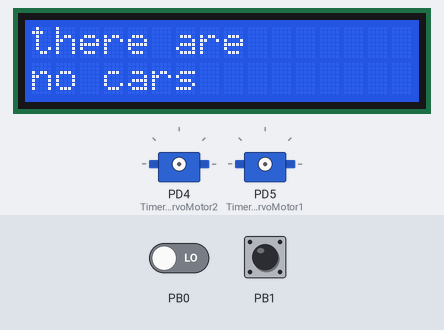
A program run on a simulated ATmega32, built with avr-gcc and emulated at 8 MHz. On the bench: 16×2 character LCD, 2 × servo. Wiring (inferred from the names in the program): character LCD (HD44780): RS PA1; R/W PA2; E PA0; data PA4, PA5, PA6, PA7. Inputs (shaded band) come from the test bench; at power-on: PB1 LOW, PB0 LOW. Servo pulses on a pin are drawn as a servo (544–2400 µs = 0–180°).

Above: at 3.6 s.
3.7 s: PB1 driven HIGH
At 7.1 s:
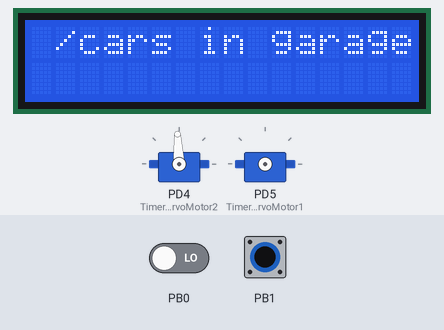
7.8 s: PB0 driven HIGH and PB1 driven LOW
At 9.9 s:
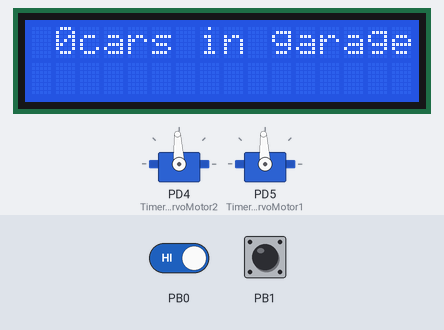
10.5 s: PB0 driven LOW
At 11.5 s:
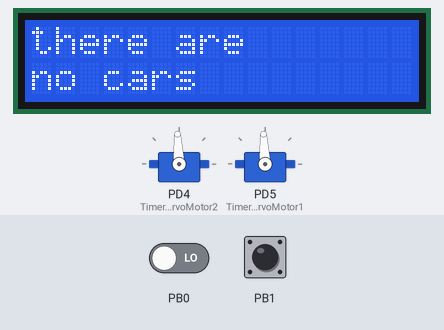
14.8 s: PB1 driven HIGH
At 16.3 s:
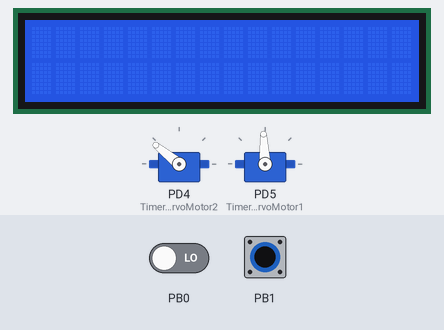
18.0 s: PB1 pulsed LOW 2 times (0.12 s each, 0.3 s apart)
At 19.4 s:
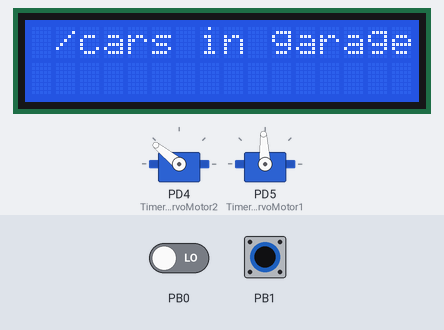
Timing chart, 0 to 21.1 s (numbered marks = the images above; inputs shaded):
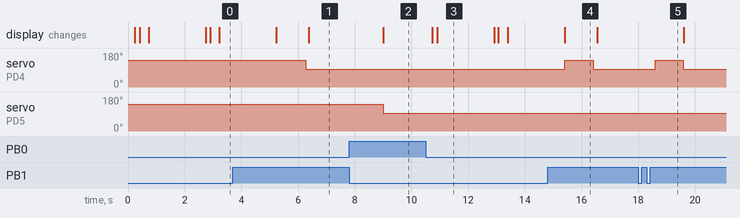

Measured:
- after the input at 3.7 s, servo on PD4 (Timer1_FastPWM_servoMotor2): 141° → 93° after 2.6 s
- after the input at 7.8 s, servo on PD5 (Timer1_FastPWM_servoMotor1): 141° → 93° after 1.2 s; the display: changes after 1.2 s (image 2)
- after the input at 10.5 s, the display: first changes after 0.24 s (image 3 shows a later state)
- after the input at 14.8 s, servo on PD4 (Timer1_FastPWM_servoMotor2): 93° → 141° after 0.62 s, → 93° 1.0 s later
- after the input at 18.0 s, servo on PD4 (Timer1_FastPWM_servoMotor2): 93° → 141° after 0.60 s, → 93° 1.0 s later
- what the display in image 3 shows lasts 2.0 s, from 10.9 s to 12.9 s
- what the display in image 4 shows lasts 1.2 s, from 15.4 s to 16.6 s

The program:

Garage_system.c
```c
/*
 * Garage_system.c
 *
 * Created: 8/24/2024 3:38:50 PM
 *  Author: Omar Mahfouz
 */


#include <avr/io.h>
#include "LCD.h"
#include "STD_MACROS.h"
#include "Motor_driver.h"
#define F_CPU 8000000UL
#include <util/delay.h>
int main(void)
{
	char flag=0,counter=0;
	LCD_init();
	/*input pins for IR sensor*/
	CLR_BIT(DDRB,1);
	CLR_BIT(DDRB,0);
    while(1)
    {

		do
		{
					LCD_move_cursor(1,2);
					LCD_vsend_char(counter+48);
					LCD_send_string("cars in garage");
					if (counter==3)
					{
							LCD_clearscreen();
							LCD_send_string("garage is full");
							_delay_ms(2000);
							LCD_clearscreen();
					}

						if ((READ_BIT(PINB,0)==1) && flag==0)
						 {
							counter++;
							Servo_motorAngle1(180);
							_delay_ms(1000);
							Servo_motorAngle1(90);
							flag=1;
						 }
						if (READ_BIT(PINB,0)==0)
						{
							flag=0;
						}

		}while(flag==1);
		do
		{
			LCD_move_cursor(1,2);
			LCD_vsend_char(counter+48);
			LCD_send_string("cars in garage");
			if (counter==0 )
			{
				LCD_clearscreen();
				LCD_send_string("there are");
				LCD_move_cursor(2,1);
				LCD_send_string("no cars");
				_delay_ms(2000);
				LCD_clearscreen();
			}


			 if ((READ_BIT(PINB,1)==1) && flag==0)
			 {
				 counter--;
				 Servo_motorAngle2(180);
				 _delay_ms(1000);
				 Servo_motorAngle2(90);
				 flag=1;
			 }
			 if (READ_BIT(PINB,1)==0)
			 {
				 flag=0;
			 }

		} while (flag==1);
    }
}
```

STD_MACROS.h
```c
#define register_size	8
#define SET_BIT(reg,bit)	reg|=(1<<bit)
#define CLR_BIT(reg,bit)	reg&=(~(1<<bit))
#define TOG_BIT(reg,bit)	reg^=(1<<bit)
#define READ_BIT(reg,bit)	((reg&(1<<bit))>>bit)
```

LCD_DRIVER.c
```c
/*
 * LCD_DRIVER.c
 *
 * Created: 7/24/2024 12:32:55 PM
 *  Author: Omar Mahfouz
 */

#define four_bit_mode
#define CURSOR_DISPLAY 0x0c
#include "LCD.h"
#define F_CPU	8000000UL
#include <util/delay.h>
void LCD_vsend_char(char data)
{
	#if defined	eight_bit_mode
{
	DIO_write_port(PORT_DATA,data);
	DIO_WRITE(PORT_CONTROL,RS,1);
	enable();
}
	#elif defined four_bit_mode
	{


	DIO_write_High_nipple(PORT_DATA,data>>4);
	DIO_WRITE(PORT_CONTROL,RS,1);
	enable();
	DIO_write_High_nipple(PORT_DATA,data);
	DIO_WRITE(PORT_CONTROL,RS,1);
	enable();
	}
	#endif
	_delay_ms(1);
}
void LCD_vsend_cmd(char cmd)
{
	#if defined	eight_bit_mode
{
	DIO_write_port(PORT_DATA,cmd);
	DIO_WRITE(PORT_CONTROL,RS,0);
	enable();
}
	#elif defined four_bit_mode
	{
	DIO_write_High_nipple(PORT_DATA,cmd>>4);
	DIO_WRITE(PORT_CONTROL,RS,0);
	enable();
	DIO_write_High_nipple(PORT_DATA,cmd);
	DIO_WRITE(PORT_CONTROL,RS,0);
	enable();
	}
	#endif
	_delay_ms(1);
}
void LCD_init(void)
{
	_delay_ms(200);
	#if defined eight_bit_mode
	{


	DIO_SETPORT_DIR(PORT_DATA,0xff);
	DIO_SETPIN_DIR(PORT_CONTROL,EN,1);
	DIO_SETPIN_DIR(PORT_CONTROL,RS,1);
	DIO_SETPIN_DIR(PORT_CONTROL,RW,1);
	DIO_WRITE(PORT_CONTROL,RW,0);
	LCD_vsend_cmd(EIGHT_BITS);
	_delay_ms(1);
	LCD_vsend_cmd(CURSOR_DISPLAY);
	_delay_ms(1);
	LCD_vsend_cmd(CLR_SCREEN);
	_delay_ms(10);
	LCD_vsend_cmd(ENTRY_MODE);
	_delay_ms(1);
	}
#elif defined four_bit_mode
{
	DIO_SET_high_nipple(PORT_DATA);
	DIO_SETPIN_DIR(PORT_CONTROL,EN,1);
	DIO_SETPIN_DIR(PORT_CONTROL,RS,1);
	DIO_SETPIN_DIR(PORT_CONTROL,RW,1);
	DIO_WRITE(PORT_CONTROL,RW,0);
	LCD_vsend_cmd(RETURN_HOME);
	_delay_ms(10);
	LCD_vsend_cmd(FOUR_BITS);
	_delay_ms(1);
	LCD_vsend_cmd(CURSOR_DISPLAY);
	_delay_ms(1);
	LCD_vsend_cmd(CLR_SCREEN);
	_delay_ms(10);
	LCD_vsend_cmd(ENTRY_MODE);
	_delay_ms(1);
}
	#endif

}
void LCD_move_cursor(char row,char col)
{
	char cmd;
	if (row<1 || row>2 || col<1 || col>16)
	{
		cmd=0x80;
	}
	else if(row==1)
	{
		cmd=0x80+col-1;
	}
	else
	{
		cmd=0xc0+col-1;
	}
	LCD_vsend_cmd(cmd);
}
void LCD_clearscreen(void)
{
	LCD_vsend_cmd(CLR_SCREEN);
	_delay_ms(10);
}
void LCD_send_string(char *ptr)
{
	while(*ptr != 0)
	{
		LCD_vsend_char(*ptr);
		ptr++;
	}
}
void  enable(void)
{
	DIO_WRITE(PORT_CONTROL,EN,1);
	_delay_ms(2);
	DIO_WRITE(PORT_CONTROL,EN,0);
	_delay_ms(2);

}
```

LCD.h
```c
/*
 * LCD.h
 *
 * Created: 7/24/2024 12:33:09 PM
 *  Author: PC
 */


#ifndef LCD_H_
#define LCD_H_

#define CLR_SCREEN	0x01
//#define CURSOR_DISPLAY 0x0E
#define RETURN_HOME 0x02
#define ENTRY_MODE 0x06
#define FOUR_BITS	0x28
#define EIGHT_BITS	0x38
#define EN	0
#define RS	1
#define RW	2
#define PORT_DATA	'A'
#define PORT_CONTROL 'A'
void LCD_vsend_char(char data);
void LCD_vsend_cmd(char cmd);
void LCD_init(void);
void LCD_move_cursor(char row,char col);
void LCD_clearscreen(void);
void LCD_clearscreen(void);
void LCD_send_string(char *ptr);
void enable(void);


#endif /* LCD_H_ */
```

Motor_driver.c
```c
/*
 * Motor_driver.c
 *
 * Created: 8/16/2024 8:10:39 PM
 *  Author: Omar Mahfouz
 */

#include "Timer_driver.h"
/*set PB3 pin as output*/
#define enable 3
void Motor_ControlSpeed(unsigned char val)
{
	Timer0_Motor_PWMsignal(val);
}
void Servo_motorAngle1(double val)
{

	Timer1_FastPWM_servoMotor1(val);

}
void Servo_motorAngle2(double val)
{

	Timer1_FastPWM_servoMotor2(val);

}
```

Motor_driver.h
```c
/*
 * Motor_driver.h
 *
 * Created: 8/16/2024 8:10:53 PM
 *  Author: Omar Mahfouz
 */


#ifndef MOTOR_DRIVER_H_
#define MOTOR_DRIVER_H_

void Motor_ControlSpeed(unsigned char val);
void Servo_motorAngle1(double val);
void Servo_motorAngle2(double val);

#endif /* MOTOR_DRIVER_H_ */
```

Timer_driver.c
```c
/*
 * Timer_driver.c
 *
 * Created: 8/8/2024 2:16:08 PM
 *  Author:Omar Mahfouz
 */
#include "STD_MACROS.h"
#include <avr/interrupt.h>
void Timer0_normal_Vinit(void)
{
	/*CLR WGM00 WGM01 bits in TccR0 to be in normal mode*/
	CLR_BIT(TCCR0,WGM00);
	CLR_BIT(TCCR0,WGM01);

	/*set timer clock prescaler 1024 101*/
	SET_BIT(TCCR0,CS00);
	CLR_BIT(TCCR0,CS01);
	//SET_BIT(TCCR0,CS02);

	/*TCNT0 value for 10ms we need 256-n(79)*/


	sei();
	SET_BIT(TIMSK,TOIE0);
}
void timer0_ctc_Vinit(void)
{
	/*set  WGM01 bits in TccR0 to be in ctc mode*/
	SET_BIT(TCCR0,WGM01);
	/*set timer clock prescaler 1024 101*/
	SET_BIT(TCCR0,CS00);
	SET_BIT(TCCR0,CS02);
	CLR_BIT(TCCR0,CS01);

	/*OCR0 value for 10ms */
	OCR0=79;

	sei();
	SET_BIT(TIMSK,OCF0);

}

void Timer0_wave_nonpwm(void)
{

	/*set  WGM01 bits in TccR0 to be in ctc mode*/
	SET_BIT(TCCR0,WGM01);
	/*set bit 3 as output pin*/
	 SET_BIT(DDRB,3);
	 /*OCR0 value for 10ms */
	 OCR0=64;
	 /*set timer clock prescaler 1024 101*/
	 SET_BIT(TCCR0,CS00);
	 CLR_BIT(TCCR0,CS01);
	 SET_BIT(TCCR0,CS02);
    /*set toggle to pin oc0*/
	SET_BIT(TCCR0,COM00);
}
void Timer0_wave_fastpwm(void)
{
	/*SEt WGM00 WGM01 to be in fast pwm mode*/
	SET_BIT(TCCR0,WGM00);
	SET_BIT(TCCR0,WGM01);
	/*set PB3 as out put*/
	SET_BIT(DDRB,3);
	/*set OCR0 value*/
	OCR0=64;
	/*set clock prescaler 1024*/
	SET_BIT(TCCR0,CS00);
	CLR_BIT(TCCR0,CS01);
	SET_BIT(TCCR0,CS02);
	/*SET COM0:1*/
	SET_BIT(TCCR0,COM00);
	SET_BIT(TCCR0,COM01);
}

void Timer0_wave_phasecorrect(void)
{
	/*SEt WGM00 WGM01 to be in fast pwm mode*/
	SET_BIT(TCCR0,WGM00);
	CLR_BIT(TCCR0,WGM01);
	/*set PB3 as out put*/
	SET_BIT(DDRB,3);
	/*set OCR0 value*/
	OCR0=64;
	/*set clock prescaler 1024*/
	SET_BIT(TCCR0,CS00);
	CLR_BIT(TCCR0,CS01);
	SET_BIT(TCCR0,CS02);
	/*SET COM0:1*/
	CLR_BIT(TCCR0,COM00);
	SET_BIT(TCCR0,COM01);
}

void Timer0_Motor_PWMsignal(unsigned char val)
{
	/*SEt WGM00 WGM01 to be in fast pwm mode*/
	SET_BIT(TCCR0,WGM00);
	SET_BIT(TCCR0,WGM01);
	/*set PB3 as out put*/
	SET_BIT(DDRB,3);
	/*set OCR0 value*/
	OCR0=val;
	/*set clock prescaler 1024*/
	SET_BIT(TCCR0,CS00);
	CLR_BIT(TCCR0,CS01);
	SET_BIT(TCCR0,CS02);
	/*SET COM0:1 clear OC0 on comapre match*/
	CLR_BIT(TCCR0,COM00);
	SET_BIT(TCCR0,COM01);
}
void Timer1_FastPWM_servoMotor1(double val)
{
	double time;
	/*set WGM11 WGM12 WGM13*/
	SET_BIT(TCCR1A,WGM11);
	SET_BIT(TCCR1B,WGM12);
	SET_BIT(TCCR1B,WGM13);
	/*set OCR1A output*/
	SET_BIT(DDRD,5);
	ICR1=19999;
	if (val<=90)
	{
		time=(0.5/90);
		OCR1A=((time*val)+1)*1000-1;
	}
	else
	{
		val-=90;
		time=(0.5/90);
		OCR1A=((time*val)+1.5)*1000-1;
	}

	/*set clock prescaler 8*/
	SET_BIT(TCCR1B,CS11);
	/*SET COM0:1*/
	SET_BIT(TCCR1A,COM1A1);

}
void Timer1_FastPWM_servoMotor2(double val)
{
	double time;
	/*set WGM11 WGM12 WGM13*/
	SET_BIT(TCCR1A,WGM11);
	SET_BIT(TCCR1B,WGM12);
	SET_BIT(TCCR1B,WGM13);
	/*set OCR1A output*/
	SET_BIT(DDRD,4);
	ICR1=19999;
	if (val<=90)
	{
		time=(0.5/90);
		OCR1B=((time*val)+1)*1000-1;
	}
	else
	{
		val-=90;
		time=(0.5/90);
		OCR1B=((time*val)+1.5)*1000-1;
	}

	/*set clock prescaler 8*/
	SET_BIT(TCCR1B,CS11);
	/*SET COM0:1*/
	SET_BIT(TCCR1A,COM1B1);

}
```

Timer_driver.h
```c
/*
 * Timer_driver.h
 *
 * Created: 8/8/2024 2:16:27 PM
 *  Author: Omar Mahfouz
 */


#ifndef TIMER_DRIVER_H_
#define TIMER_DRIVER_H_
void Timer1_FastPWM_servoMotor1(double val);
void Timer1_FastPWM_servoMotor2(double val);
void Timer0_Motor_PWMsignal(unsigned char val);
void Timer0_normal_Vinit(void);
void Timer0_wave_nonpwm(void);
void timer0_ctc_Vinit(void);
#endif /* TIMER_DRIVER_H_ */
```

DIO.c
```c
/*
 * CFile1.c
 *
 * Created: 6/17/2024 6:18:32 PM
 *  Author: omar mahfouz
 */
#include <avr/io.h>
#include "STD_MACROS.h"
void DIO_SETPIN_DIR(char port,char pin , char dir)
{
	switch (port)
{
	case 'A':
	case 'a':
	if (dir==1)
	{
		SET_BIT(DDRA,pin);
	}
	else
	{
		CLR_BIT(DDRA,pin);
	}
	break;
	case 'B':
	case 'b':
	if (dir==1)
	{
		SET_BIT(DDRB,pin);
	}
	else
	{
		CLR_BIT(DDRB,pin);
	}
	break;
	case 'C':
	case 'c':
	if (dir==1)
	{
		SET_BIT(DDRC,pin);
	}
	else
	{
		CLR_BIT(DDRC,pin);
	}
	break;
	case 'D':
	case 'd':
	if (dir==1)
	{
		SET_BIT(DDRD,pin);
	}
	else
	{
		CLR_BIT(DDRD,pin);
	}
	break;
	default:break;
}
}
void DIO_WRITE(char port,char pin , char val)
{
	switch (port)
	{
	case 'A':
	case 'a':
	if (val==1)
	{
		SET_BIT(PORTA,pin);
	}
	else
	{
		CLR_BIT(PORTA,pin);
	}
	break;
	case 'B':
	case 'b':
	if (val==1)
	{
		SET_BIT(PORTB,pin);
	}
	else
	{
		CLR_BIT(PORTB,pin);
	}
	break;
	case 'C':
	case 'c':
	if (val==1)
	{
		SET_BIT(PORTC,pin);
	}
	else
	{
		CLR_BIT(PORTC,pin);
	}
	break;
	case 'D':
	case 'd':
	if (val==1)
	{
		SET_BIT(PORTD,pin);
	}
	else
	{
		CLR_BIT(PORTD,pin);
	}
	break;
	default:break;
	}
}
void DIO_TOGGLE_BIT(char port , char pin )
{
	switch(port)
	{
		case 'A':
		case 'a':
			TOG_BIT(PORTA,pin);
			break;
		case 'B':
		case 'b':
			TOG_BIT(PORTB,pin);
			break;
		case 'C':
		case 'c':
			TOG_BIT(PORTC,pin);
			break;
		case 'D':
		case 'd':
			TOG_BIT(PORTD,pin);
			break;
	}
}
char DIO_READ(char port , char pin )
{
	unsigned char val;
	switch(port)
	{
		case 'A':
		case 'a':
		 val=READ_BIT(PINA,pin);
		break;
		case 'B':
		case 'b':
		val=READ_BIT(PINB,pin);
		break;
		case 'C':
		case 'c':
		val=READ_BIT(PINC,pin);
		break;
		case 'D':
		case 'd':
		val=READ_BIT(PIND,pin);
		break;
		default:break;
	}
	return val;
}
void DIO_SETPORT_DIR(char port, char dir)
{
	switch(port)
	{
		case 'A':
		case 'a':
			DDRA=dir;
		break;
		case 'B':
		case 'b':
		DDRB=dir;
		break;
		case 'C':
		case 'c':
		DDRC=dir;
		break;
		case 'D':
		case 'd':
		DDRD=dir;
		break;
	}
}
void DIO_TOGGLE_PORT(char port)
{
	switch (port)
	{
		case 'A':
			PORTA ^= 0xFF;
		break;

		case 'B':
		PORTA ^= 0xFF;
		break;
		case 'C':
		PORTA ^= 0xFF;
		break;
		case 'D':
		PORTA ^= 0xFF;
		break;
		default:break;


	}
}
void DIO_write_port(char port , char val)
{
	switch(port)
	{
		case 'A':
		case 'a':
		PORTA=val;
		break;
		case 'B':
		case 'b':
		PORTB=val;
		break;
		case 'C':
		case 'c':
		PORTC=val;
		break;
		case 'D':
		case 'd':
		PORTD=val;
		break;
	}
}
void DIO_SET_nipple(char port)
{
			DIO_SETPIN_DIR(port,4,1);
			DIO_SETPIN_DIR(port,5,1);
			DIO_SETPIN_DIR(port,6,1);
			DIO_SETPIN_DIR(port,7,1);


}
void DIO_write_nipple(char port,char val)
{
		DIO_WRITE(port,4,READ_BIT(val,0));
		DIO_WRITE(port,5,READ_BIT(val,1));
		DIO_WRITE(port,6,READ_BIT(val,2));
		DIO_WRITE(port,7,READ_BIT(val,3));

}
void DIO_pullup_connect(char port,char pin , char connect)
{
	DIO_WRITE(port,pin,connect);
}
void DIO_SET_high_nipple(char port)
{
	DIO_SETPIN_DIR(port,4,1);
	DIO_SETPIN_DIR(port,5,1);
	DIO_SETPIN_DIR(port,6,1);
	DIO_SETPIN_DIR(port,7,1);


}
void DIO_write_High_nipple(char port,char val)
{
	DIO_WRITE(port,4,READ_BIT(val,0));
	DIO_WRITE(port,5,READ_BIT(val,1));
	DIO_WRITE(port,6,READ_BIT(val,2));
	DIO_WRITE(port,7,READ_BIT(val,3));

}
```
